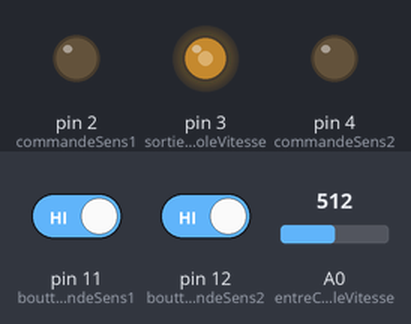
Simulated run of this sketch. Board: Arduino Uno, built with avr-gcc and run on an emulated ATmega328P. Shown: output pins drawn as LEDs (lit = HIGH). The test bench sets the inputs (shaded band); at power-on: A0 (entreControleVitesse) = 512, pin 11 (bouttonCommandeSens1) HIGH, pin 12 (bouttonCommandeSens2) HIGH.

Above: at 1.2 s.
1.3 s: A0 (entreControleVitesse) set to 716
At 2.2 s:
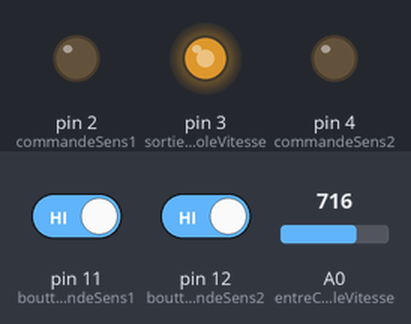
2.8 s: pin 11 (bouttonCommandeSens1) driven LOW
At 3.3 s:
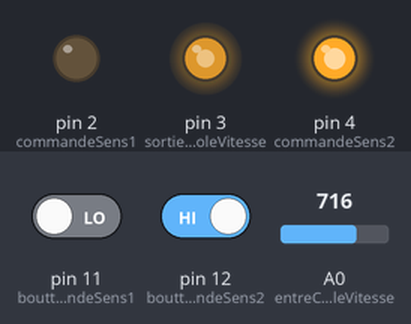
4.3 s: pin 12 (bouttonCommandeSens2) driven LOW
At 5.5 s:
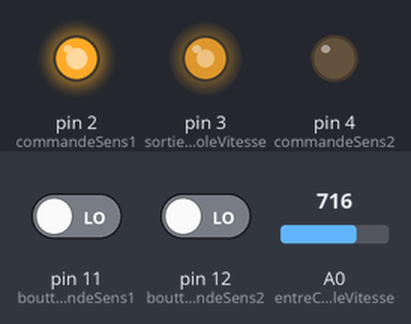
5.8 s: A0 (entreControleVitesse) set to 900
At 6.8 s:
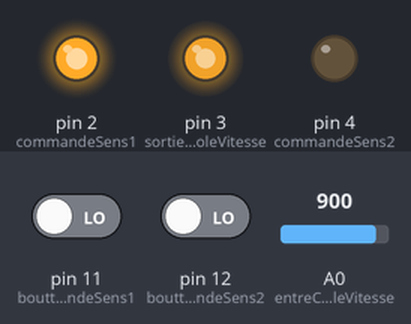
7.3 s: A0 (entreControleVitesse) set to 511
At 7.9 s:
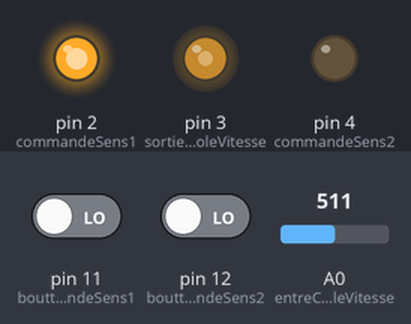
8.8 s: A0 (entreControleVitesse) set to 122
At 9.1 s:
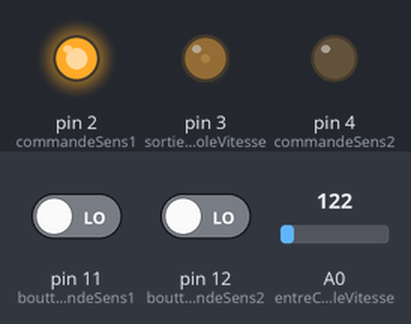
Timing chart, 0 to 11.3 s (numbered marks = the images above; inputs shaded):
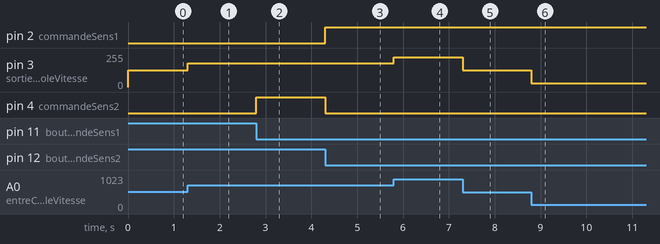

Measured:
- after the input at 1.3 s, pin 3 (sortieControleVitesse): 127/255 → 178/255 at once
- after the input at 2.8 s, pin 4 (commandeSens2): LOW → HIGH at once
- after the input at 4.3 s, pin 2 (commandeSens1): LOW → HIGH at once; pin 4 (commandeSens2): HIGH → LOW at once
- after the input at 5.8 s, pin 3 (sortieControleVitesse): 178/255 → 224/255 at once
- after the input at 7.3 s, pin 3 (sortieControleVitesse): 224/255 → 127/255 at once
- after the input at 8.8 s, pin 3 (sortieControleVitesse): 127/255 → 30/255 at once

The sketch:

commanderMoteurADoubleSens.ino
```cpp
const int sortieControleVitesse=3;
const int entreControleVitesse=A0;
const int commandeSens1=2;
const int commandeSens2=4;
const int bouttonCommandeSens1=11;
const int bouttonCommandeSens2=12;
int valeurDentrR;
int sens=0;
boolean eta,etatSens1,etatSens2;

void setup()
{
  Serial.begin(9600);
    //on dÃ Â©clare les broches en sorties
    pinMode(sortieControleVitesse, OUTPUT);

    pinMode(commandeSens1, OUTPUT);
    pinMode(commandeSens2, OUTPUT);

    //on met le bouton en entrée
    pinMode(bouttonCommandeSens1, INPUT);
    //on active la résistance de pull-up en mettant la broche à l'état haut (mais cela reste toujours une entrée)
    digitalWrite(bouttonCommandeSens1, HIGH);
        //on met le bouton en entrée
    pinMode(bouttonCommandeSens2, INPUT);
    //on active la résistance de pull-up en mettant la broche à l'état haut (mais cela reste toujours une entrée)
    digitalWrite(bouttonCommandeSens2, HIGH);


  }

void loop()
{
  //Serial.println(sens);

    valeurDentrR = analogRead(entreControleVitesse);
    valeurDentrR=valeurDentrR*255.0/1024;
    //lecture des sens
    eta = digitalRead(bouttonCommandeSens1);
    if((eta!=etatSens1) && eta==0)
      {
        definirSens(0);
        //delay(500);
          sens=1;
      }
      etatSens1=eta;

    eta = digitalRead(bouttonCommandeSens2);
    if((eta!=etatSens2) && eta==0)
      {
         definirSens(0);
          //delay(500);
          sens=2;
      }
      etatSens2=eta;


    definirSens(sens);
    metreVitesseA(valeurDentrR);
    //Serial.println(valeurDentrR);


}

void definirSens(int sens)
{
  if(sens==1)
  {
    digitalWrite(commandeSens1,0);
    digitalWrite(commandeSens2,1);
  }
  if(sens==2)
  {
    digitalWrite(commandeSens1,1);
    digitalWrite(commandeSens2,0);
  }
  if(sens==0)
  {
    digitalWrite(commandeSens1,0);
    digitalWrite(commandeSens2,0);
  }

}

void metreVitesseA(int v)
{
  analogWrite(sortieControleVitesse,v);
}
```
